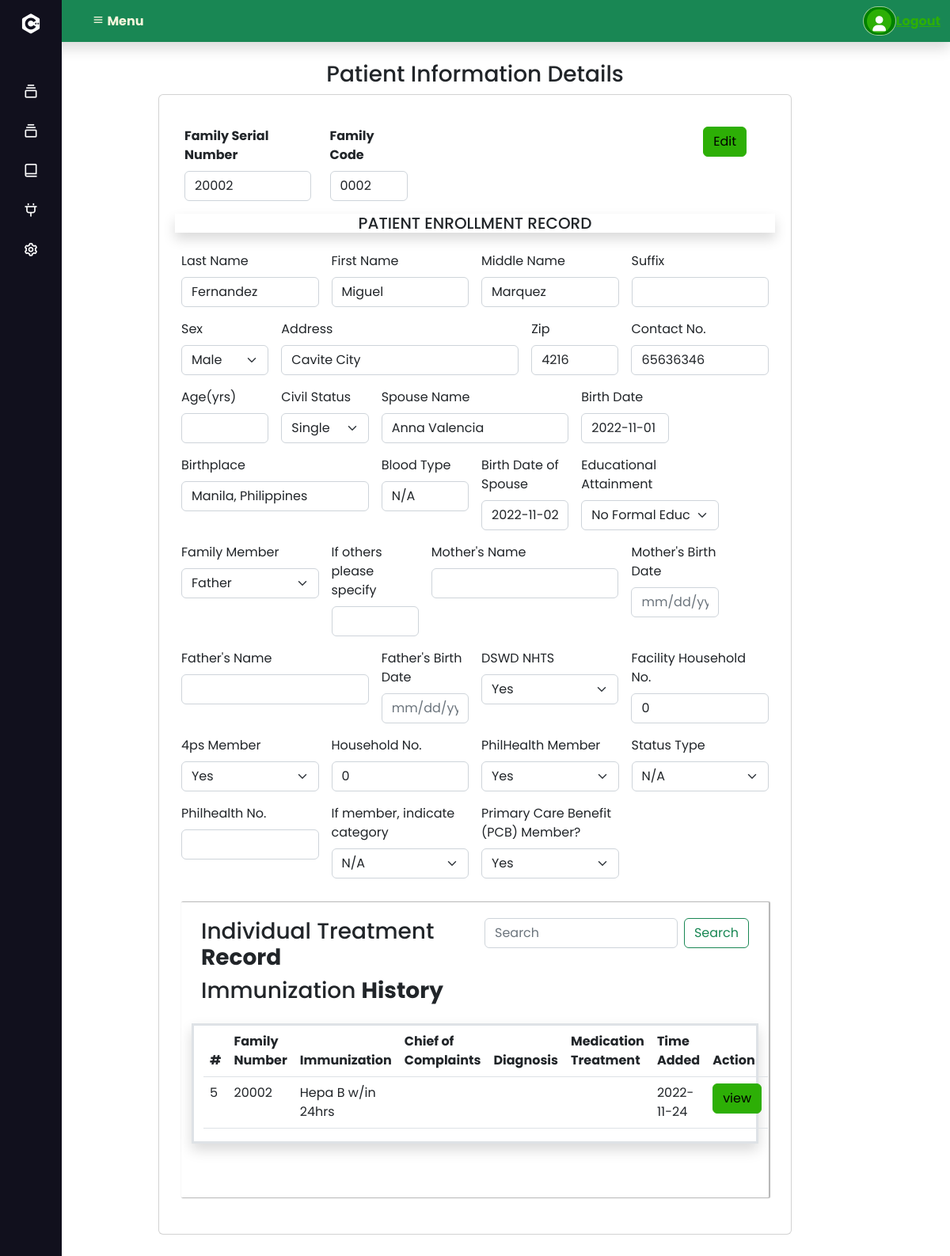
Page /viewpediaImmunization.php?id=69 on the committed database.
### tables this page shows
CREATE TABLE `patient_information` (
  `id` int(11) NOT NULL AUTO_INCREMENT,
  `family_number` bigint(10) NOT NULL,
  `family_code` varchar(10) NOT NULL,
  `record_type` varchar(60) NOT NULL,
  `last_name` varchar(30) NOT NULL,
  `first_name` varchar(30) NOT NULL,
  `middle_name` varchar(30) NOT NULL,
  `suffix` varchar(5) NOT NULL,
  `sex` varchar(10) NOT NULL,
  `address` varchar(100) NOT NULL,
  `zip` int(10) NOT NULL,
  `contact_no` int(15) NOT NULL,
  `age` varchar(3) NOT NULL,
  `civil_status` varchar(15) NOT NULL,
  `spouse_name` varchar(60) NOT NULL,
  `birth_date` varchar(10) NOT NULL,
  `birth_place` varchar(70) NOT NULL,
  `blood_type` varchar(5) NOT NULL,
  `bd_spouse` varchar(10) NOT NULL,
  `educational_attainment` varchar(50) NOT NULL,
  `family_member` varchar(10) NOT NULL,
  `other_specify` varchar(25) NOT NULL,
  `mother_name` varchar(70) NOT NULL,
  `mother_bd` varchar(10) NOT NULL,
  `father_name` varchar(70) NOT NULL,
  `father_bd` varchar(10) NOT NULL,
  `dswd_nhts` varchar(5) NOT NULL,
  `family_house_no` int(15) NOT NULL,
  `4ps_member` varchar(5) NOT NULL,
  `household_no` int(15) NOT NULL,
  `philhealth_member` varchar(5) NOT NULL,
  `status_type` varchar(10) NOT NULL,
  `philhealth_no` varchar(30) NOT NULL,
  `indicate_category` varchar(25) NOT NULL,
  `pcb_member` varchar(5) NOT NULL,
  `added_at` datetime NOT NULL DEFAULT current_timestamp(),
  PRIMARY KEY (`id`)
);

CREATE TABLE `tbl_pediavaccination_itr` (
  `id` int(11) NOT NULL AUTO_INCREMENT,
  `family_number` int(11) NOT NULL,
  `mode_of_transaction` varchar(11) NOT NULL,
  `consultation_date` varchar(20) NOT NULL,
  `consultation_time` varchar(20) NOT NULL,
  `attending_provider` varchar(160) NOT NULL,
  `nature_visit` varchar(30) NOT NULL,
  `bloodpressure` varchar(20) NOT NULL,
  `temperature` varchar(20) NOT NULL,
  `respiratory_rate` varchar(20) NOT NULL,
  `pulse_rate` varchar(20) NOT NULL,
  `height` varchar(20) NOT NULL,
  `weight` varchar(20) NOT NULL,
  `immunization` varchar(200) NOT NULL,
  `chief_complaints` varchar(500) NOT NULL,
  `diagnosis` varchar(500) NOT NULL,
  `medication_treatment` varchar(500) NOT NULL,
  `healthcare_provider` varchar(200) NOT NULL,
  `added_at` date DEFAULT current_timestamp(),
  PRIMARY KEY (`id`)
);

### viewpediaImmunization.php (the view, shortened to what the rows shown need)
<?php
$id = $_GET['id'];
$sql = "SELECT * FROM patient_information WHERE id = '$id'";
?>
<?php include('DetailsModal/EditVaccination.php'); ?>
<!DOCTYPE html>
<html lang="en">
<head>
    <link rel="stylesheet" href="assets/css/style.css">
    <link rel="stylesheet" href="assets/css/fontawesome.css">
    <link rel="stylesheet"  href="https://unpkg.com/boxicons@2.1.2/css/boxicons.min.css" />
    <link rel="stylesheet" href="css/Sidebardesign.css">
    <link href="https://unpkg.com/boxicons@2.0.7/css/boxicons.min.css" rel="stylesheet">
</head>
<body>
       <?php include('navbar.php'); ?>
  <section id="home">
        <?php include('navigation-bar.php'); ?>
        <div class="container card col-sm-8 mb-5">
                <div class="card-body">
                    <form class="row g-3 mt-4" action="" method="post">
                    <div class="row">
                        <div class="col-md-3">
                            <label for="inputFamilySerial" class="form-label fw-bold">Family Serial Number</label>
                            <input type="text" class="form-control" name="familyserial" value="<?php echo $row['family_number']; ?>" id="inputFamilySerial">
                        </div>
                        <div class="col-md-2">
                            <label for="inputFamilyCode" class="form-label fw-bold">Family Code</label>
                            <input type="text" class="form-control" name="familycode" value="<?php echo $row['family_code']; ?>" id="familycode">
                        </div>
                    </div>
                        <div class="col-md-3">
                          <label for="inputLastName" class="form-label">Last Name</label>
                          <input type="text" class="form-control" name="lastname" value="<?php echo $row['last_name']; ?>" id="inputLastName">
                        </div>
                        <div class="col-md-3">
                          <label for="inputFirstName" class="form-label">First Name</label>
                          <input type="text" class="form-control" name="firstname" value="<?php echo $row['first_name']; ?>" id="inputFirstName">
                        </div>
                        <div class="col-md-3">
                            <label for="inputMiddleName" class="form-label">Middle Name</label>
                            <input type="text" class="form-control" name="middlename" value="<?php echo $row['middle_name']; ?>" id="inputMiddleName">
                          </div>
                        <div class="col-md-2">
                            <label for="inputSex" class="form-label">Sex</label>
                            <select id="inputSex" name="sex" class="form-select">
                            <option value="Male" <?php echo ($row['sex'] == "Male")? 'selected' : '' ?>>Male</option>
                            </select>
                        </div>
                        <div class="col-5">
                            <label for="inputAddress" class="form-label">Address</label>
                            <input type="text" class="form-control" name="address" value="<?php echo $row['address']; ?>" id="inputAddress" placeholder="1234 Main St">
                        </div>
                        <div class="col-md-2">
                            <label for="inputZip" class="form-label">Zip</label>
                            <input type="text" class="form-control" name="zip" value="<?php echo $row['zip']; ?>" id="inputZip">
                        </div>
                        <div class="col-3">
                            <label for="inputContactNo" class="form-label">Contact No.</label>
                            <input type="text" class="form-control" name="contactno" value="<?php echo $row['contact_no']; ?>" id="inputContactNo">
                        </div>
                        <div class="col-md-2">
                            <label for="inputCivilStatus" class="form-label">Civil Status</label>
                            <select id="inputCivilStatus" name="civilstatus" class="form-select">
                              <option <?php echo ($row['civil_status'] == "Single")? 'selected' : '' ?>>Single</option>
                            </select>
                        </div>
                        <div class="col-md-4">
                            <label for="inputSpouseName" class="form-label">Spouse Name</label>
                            <input type="text" class="form-control" name="spousename" value="<?php echo $row['spouse_name']; ?>" id="inputSpouseName">
                        </div>
                        <div class="col-2">
                          <label for="inputBirthdate" class="form-label">Birth Date</label>
                          <input type="text" class="form-control" name="birthdate" value="<?php echo $row['birth_date']; ?>" id="inputBirthdate" placeholder="mm/dd/yyyy">
                        </div>
                        <div class="col-md-4">
                          <label for="inputBirthPlace" class="form-label">Birthplace</label>
                          <input type="text" class="form-control" name="birthplace" value="<?php echo $row['birth_place']; ?>" id="inputBirthPlace">
                        </div>
                        <div class="col-md-2">
                            <label for="inputBloodType" class="form-label">Blood Type</label>
                            <input type="text" class="form-control" name="bloodtype" value="<?php echo $row['blood_type']; ?>" id="inputBloodType">
                        </div>
                        <div class="col-2">
                            <label for="inputBirthdateSpouse" class="form-label">Birth Date of Spouse</label>
                            <input type="text" class="form-control" name="spousebirthdate" value="<?php echo $row['bd_spouse']; ?>" id="inputBirthdateSpouse" placeholder="mm/dd/yyyy">
                        </div>
                        <div class="col-md-3">
                            <label for="inputEducationAttainment" class="form-label">Educational Attainment</label>
                            <select id="inputEducationAttainment" name="educationalattainment" class="form-select">
                              <option <?php echo ($row['educational_attainment'] == "No Formal Education")? 'selected' : '' ?>>No Formal Education</option>
                            </select>
                        </div>
                        <div class="col-md-3">
                            <label for="inputFamilyMember" class="form-label">Family Member</label>
                            <select id="inputFamilyMember" name="familymember" class="form-select">
                              <option <?php echo ($row['family_member'] == "Father")? 'selected' : '' ?>>Father</option>
                            </select>
                        </div>
                        <div class="col-md-3">
                            <label for="inputNHTS" class="form-label">DSWD NHTS</label>
                            <select id="inputNHTS" name="dswdnhts" class="form-select">
                              <option <?php echo ($row['dswd_nhts'] == "Yes")? 'selected' : '' ?>>Yes</option>
                            </select>
                        </div>
                        <div class="col-3">
                            <label for="inputFacHousehold" class="form-label">Facility Household No.</label>
                            <input type="text" class="form-control" name="facilityhousehold" value="<?php echo $row['family_house_no']; ?>" id="inputFacHousehold">
                        </div>
                        <div class="col-md-3">
                            <label for="input4ps" class="form-label">4ps Member</label>
                            <select id="input4ps" name="4ps" class="form-select">
                              <option <?php echo ($row['4ps_member'] == "Yes")? 'selected' : '' ?>>Yes</option>
                            </select>
                        </div>
                        <div class="col-3">
                            <label for="inputHousehold" class="form-label">Household No.</label>
                            <input type="text" class="form-control" name="householdno" value="<?php echo $row['household_no']; ?>" id="inputHousehold">
                        </div>
                        <div class="col-md-3">
                            <label for="inputPhilhealth" class="form-label">PhilHealth Member</label>
                            <select id="inputPhilhealth" name="philhealth" class="form-select">
                              <option <?php echo ($row['philhealth_member'] == "Yes")? 'selected' : '' ?>>Yes</option>
                            </select>
                        </div>
                        <div class="col-md-3">
                            <label for="inputStatusType" class="form-label">Status Type</label>
                            <select id="inputStatusType" name="statustype" value="<?php echo $row['status_type']; ?>" class="form-select">
                              <option <?php echo ($row['status_type'] == "N/A")? 'selected' : '' ?>>N/A</option>
                            </select>
                        </div>
                        <div class="col-md-3">
                            <label for="inputCategory" class="form-label">If member, indicate category</label>
                            <select id="inputCategory" name="category" class="form-select">
                              <option <?php echo ($row['indicate_category'] == "N/A")? 'selected' : '' ?>>N/A</option>
                            </select>
                        </div>
                        <div class="col-md-3">
                            <label for="inputPCB" class="form-label">Primary Care Benefit (PCB) Member?</label>
                            <select id="inputPCB" name="pcb" value="<?php echo $row['pcb_member']; ?>" class="form-select">
                              <option <?php echo ($row['pcb_member'] == "Yes")? 'selected' : '' ?>>Yes</option>
                            </select>
                        </div>
                    </form>
                    <?php
                        $familynumber = $row['family_number'];
                        $sql = "SELECT * FROM tbl_pediavaccination_itr WHERE family_number LIKE $familynumber ORDER BY id DESC";
                        $medical_itr = $con->query($sql) or die ($con->error);
                        $row = $medical_itr->fetch_assoc();
                     ?>
                    <div class="table-wrapper">
                    <div class="table-title">
                      <div class="row">
                    <div class="tables border shadow border-3 mt-3 mb-5">
                    <table class="table">
                        <thead>
                      <tr>
                        <th>#</th>
                        <th>Family Number</th>
                        <th>Immunization</th>
                        <th>Chief of Complaints</th>
                        <th>Diagnosis</th>
                        <th>Medication Treatment</th>
                        <th>Time Added</th>
                        <th>Action</th>
                      </tr>
                    </thead>
                        <tbody>
                        <?php do{ ?>
                            <tr>
                                    <td class="patient_id"><?php echo $row['id']; ?></td>
                                    <td><?php echo $row['family_number']; ?></td>
                                    <td><?php echo $row['immunization'];?></td>
                                    <td><?php echo $row['chief_complaints']; ?></td>
                                    <td><?php echo $row['diagnosis']; ?></td>
                                    <td><?php echo $row['medication_treatment']; ?></td>
                                    <td><?php echo $row['added_at']; ?></td>
                                    <td>
                                        <div class="col-2">
                                        <a href="view_pediaImmunization_itr.php?id=<?php echo $row['id']; ?>" class="btn btn-primary mb-2">view</a>
                                    </td>
                              </tr>
                        <?php }while($row = $medical_itr->fetch_assoc()); ?>
                        </tbody>
                    </table>
                  </div>
                  </div>
                 </div>
                </div>
                </div>
            </div>
</body>
</html>

### rows in the picture
patient_information: familyserial "20002", familycode "0002", lastname "Fernandez", firstname "Miguel", middlename "Marquez", sex "Male", address "Cavite City", zip "4216", contactno "65636346", civilstatus "Single", spousename "Anna Valencia", birthdate "2022-11-01", birthplace "Manila, Philippines", bloodtype "N/A", spousebirthdate "2022-11-02", educationalattainment "No Formal Education", familymember "Father", dswdnhts "Yes", facilityhousehold "0", 4ps_member "Yes", householdno "0", philhealth "Yes", statustype "N/A", category "N/A", pcb "Yes"
tbl_pediavaccination_itr: id "5", family_number "20002", immunization "Hepa B w/in 24hrs", added_at "2022-11-24"
